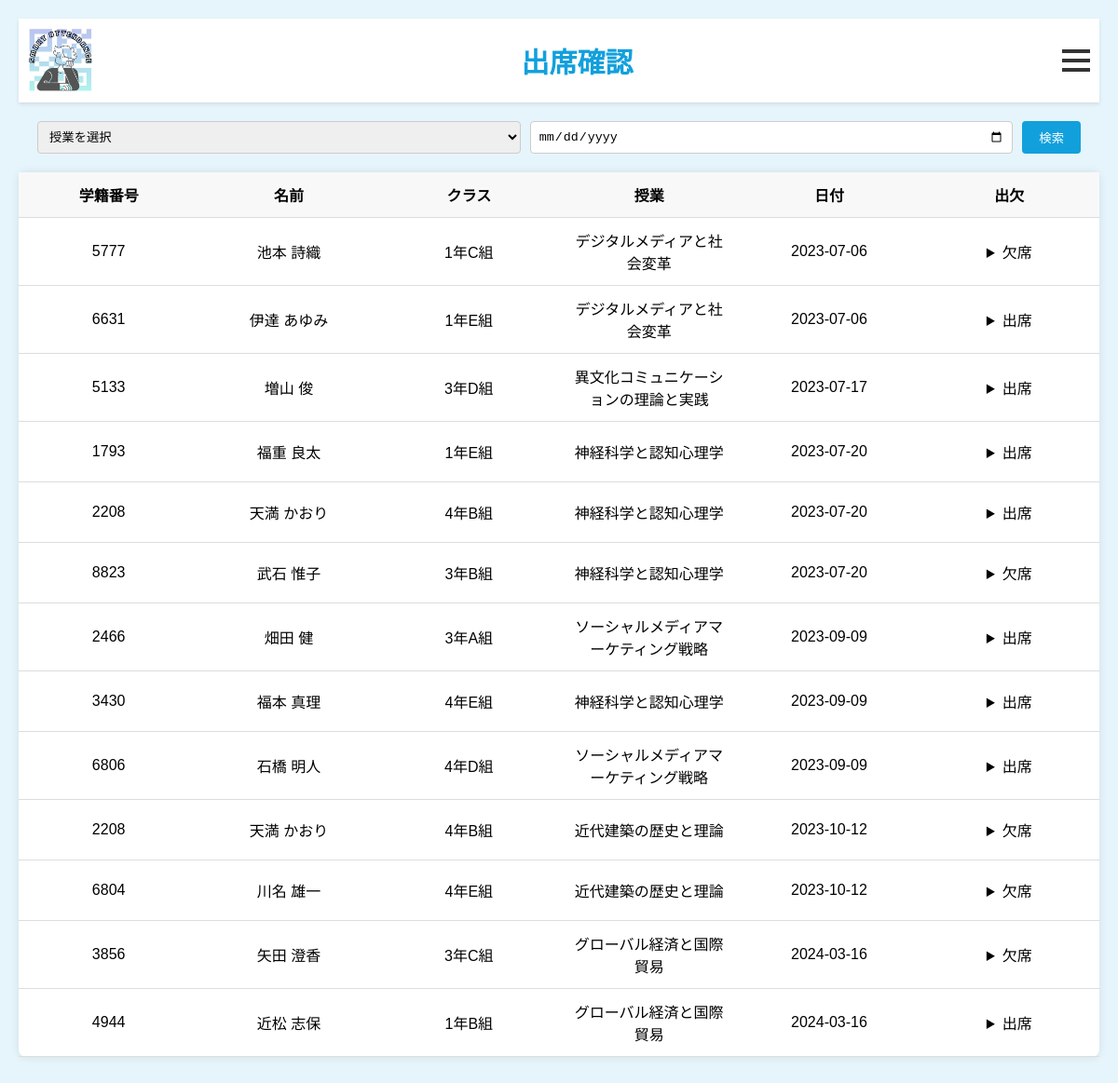
Page /attendance_check.php (signed in) on the earlier database version.
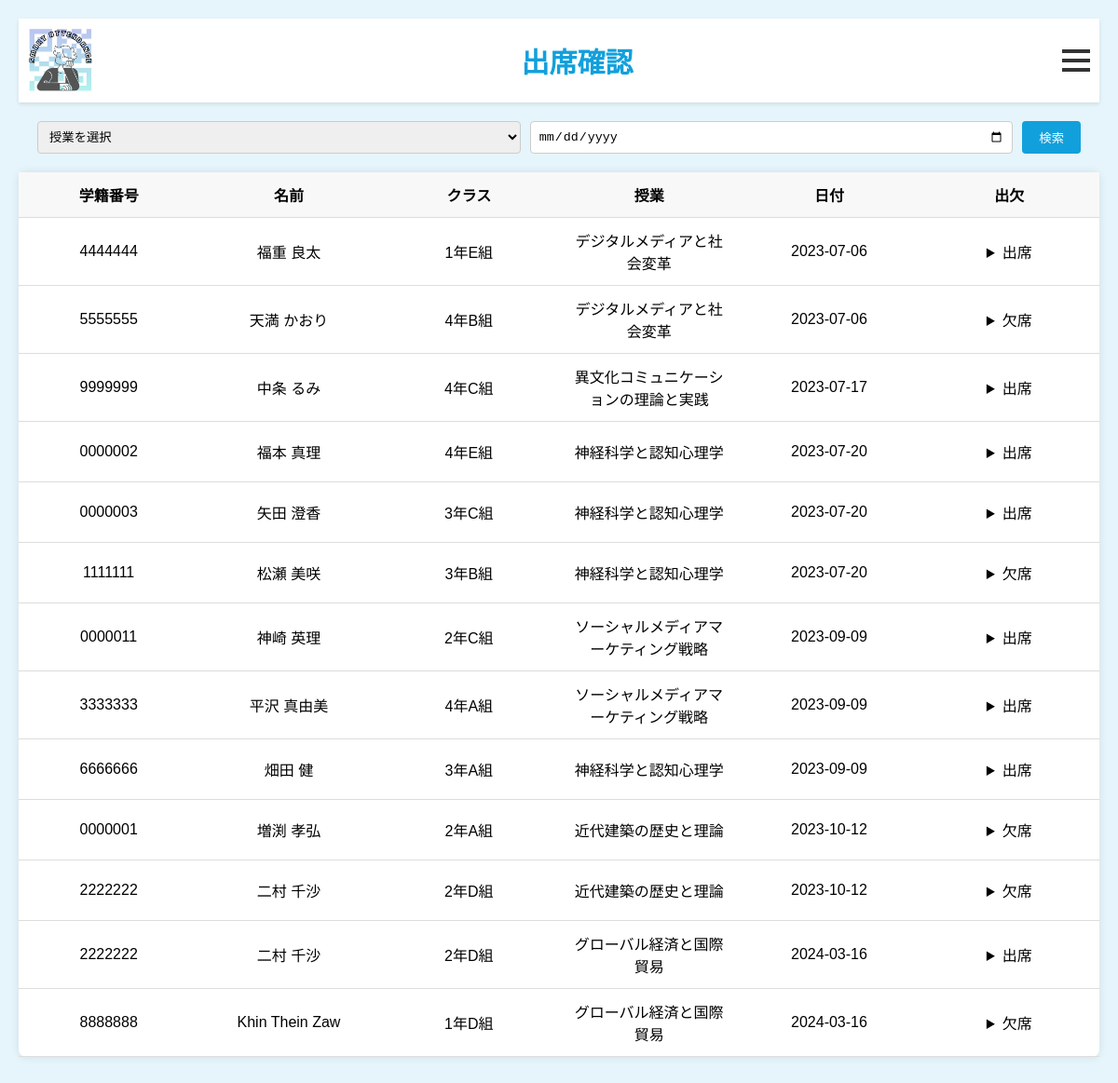
Same page on the later database version.
### tables this page shows
CREATE TABLE ATTENDANCEDETAIL (
    HEADER_NO   INT,                     
    STUDENT     CHAR(7),                     
    CAMERA      INT,                     
    CAMERA_TIME TIME,                    
    QR          INT,                     
    QR_TIME     TIME,                    

     
    FOREIGN KEY (HEADER_NO) REFERENCES ATTENDANCEHEADER(HEADER_NO),
    FOREIGN KEY (STUDENT) REFERENCES STUDENT(STUDENT_NO)
);

CREATE TABLE STUDENT (
    STUDENT_NO  CHAR(7) PRIMARY KEY,         
    CLASS       INT NOT NULL,            
    SNAME       VARCHAR(50) NOT NULL,    
    FACE_IMAGE     VARCHAR(255) NOT NULL,                     

     
    FOREIGN KEY (CLASS) REFERENCES CLASS(CLASS_NO)
);

CREATE TABLE CLASS (
    CLASS_NO    INT PRIMARY KEY,         
    CNAME       VARCHAR(10) NOT NULL,    

     
    UNIQUE(CNAME)
);

CREATE TABLE SUBJECT (
    SUBJECT_NO  INT PRIMARY KEY,         
    SNAME        VARCHAR(50) NOT NULL,    
    LEADER      INT NOT NULL,            
    SUBJECT_URL VARCHAR(1000) NOT NULL,  

     
    FOREIGN KEY (LEADER) REFERENCES TEACHER(TEACHER_NO)
);

CREATE TABLE ATTENDANCEHEADER (
    HEADER_NO   INT PRIMARY KEY,         
    SUBJECT     INT,                     
    TEACHER     INT,                     
    CLASS       INT,                     
    LESSON_DATE DATE,                    

     
    FOREIGN KEY (SUBJECT) REFERENCES SUBJECT(SUBJECT_NO),
    FOREIGN KEY (TEACHER) REFERENCES TEACHER(TEACHER_NO),
    FOREIGN KEY (CLASS) REFERENCES CLASS(CLASS_NO)
);

### attendance_check.php (the view, shortened to what this page needs)
<?php
$host = 'localhost';
$dbname = 'teamb';
$username = 'test';
$password = 'test';
$conn = new mysqli($host, $username, $password, $dbname);
try {
  $attend_sql = "SELECT DETAIL.STUDENT AS STUDENT, DETAIL.CAMERA AS CAMERA, DETAIL.CAMERA_TIME AS CTIME, DETAIL.QR AS QR, DETAIL.QR_TIME AS QTIME, STU.SNAME AS NAME, C.CNAME AS CLASS, SUB.SNAME AS SUBJECT, HEADER.LESSON_DATE AS DATE
  FROM ATTENDANCEDETAIL AS DETAIL LEFT JOIN STUDENT AS STU ON (DETAIL.STUDENT = STU.STUDENT_NO)
  LEFT JOIN CLASS AS C ON (STU.CLASS = C.CLASS_NO)
  LEFT JOIN ATTENDANCEHEADER AS HEADER ON (DETAIL.HEADER_NO = HEADER.HEADER_NO)
  LEFT JOIN SUBJECT AS SUB ON (HEADER.SUBJECT = SUB.SUBJECT_NO)";
  $where = " WHERE 1=1";
  $order = " ORDER BY HEADER.LESSON_DATE, DETAIL.STUDENT";
  $stmt = $conn->prepare($attend_sql . $where . $order);
  $stmt->execute();
  $result = $stmt->get_result();
} catch (Exception $e) {
  echo $e;
}
?>
<!DOCTYPE html>
<html lang="ja">
<head>
  <link rel="stylesheet" href="./Styles/attendance_check.css">
</head>
<body>
  <header>
    <img src="images/logo1.jpg" alt="logo">
    <div class="header-content">
      <h1 class="header-title">出席確認</h1>
      <div class="drawer">
        <label for="drawer-check" class="drawer-open"><span></span></label>
      </div>
    </div>
  </header>
  <form action="./attendance_check.php" class="search-form" name="search" method="POST">
    <select name="subject" class="select">
      <option value="">授業を選択</option>
    </select>
    <input type="date" class="select" name="date" value="">
    <button type="submit" class="search-button">検索</button>
  </form>
  <table>
    <tr>
      <th>学籍番号</th>
      <th>名前</th>
      <th>クラス</th>
      <th>授業</th>
      <th>日付</th>
      <th>出欠</th>
    </tr>
    <?php foreach ($result as $r): ?>
      <tr>
        <td><?= htmlspecialchars($r['STUDENT']) ?></td>
        <td><?= htmlspecialchars($r['NAME']) ?></td>
        <td><?= htmlspecialchars($r['CLASS']) ?></td>
        <td class="subject"><?= htmlspecialchars($r['SUBJECT']) ?></td>
        <td><?= $r['DATE'] ?></td>
        <td>
          <details>
            <summary>
              <?php if ($r['CTIME'] != null && $r['QTIME'] != null) {
                echo '出席';
              } else {
                echo '欠席';
              } ?>
            </summary>
          </details>
        </td>
      </tr>
    <?php endforeach ?>
  </table>
</body>
</html>

### Styles/attendance_check.css (style rules this page uses)
* { margin: 0; padding: 0; box-sizing: border-box; }
header img { vertical-align: middle; max-height: 70px; max-width: 200px; width: auto; height: auto; margin: 0; }
details { border-radius: 4px; padding: 0.5em 0.5em 0; }
summary { margin: -0.5em -0.5em 0; padding: 0.5em; }

Differences in the rows shown:
removed attendancedetail: STUDENT "5777", STUDENT.SNAME "池本 詩織", class.CNAME "1年C組", subject.SNAME "デジタルメディアと社会変革", HEADER_NO.LESSON_DATE "2023-07-06", CAMERA_TIME "欠席"
removed attendancedetail: STUDENT "6631", STUDENT.SNAME "伊達 あゆみ", class.CNAME "1年E組", subject.SNAME "デジタルメディアと社会変革", HEADER_NO.LESSON_DATE "2023-07-06", CAMERA_TIME "出席"
removed attendancedetail: STUDENT "5133", STUDENT.SNAME "増山 俊", class.CNAME "3年D組", subject.SNAME "異文化コミュニケーションの理論と実践", HEADER_NO.LESSON_DATE "2023-07-17", CAMERA_TIME "出席"
removed attendancedetail: STUDENT "1793", STUDENT.SNAME "福重 良太", class.CNAME "1年E組", subject.SNAME "神経科学と認知心理学", HEADER_NO.LESSON_DATE "2023-07-20", CAMERA_TIME "出席"
removed attendancedetail: STUDENT "2208", STUDENT.SNAME "天満 かおり", class.CNAME "4年B組", subject.SNAME "神経科学と認知心理学", HEADER_NO.LESSON_DATE "2023-07-20", CAMERA_TIME "出席"
removed attendancedetail: STUDENT "8823", STUDENT.SNAME "武石 惟子", class.CNAME "3年B組", subject.SNAME "神経科学と認知心理学", HEADER_NO.LESSON_DATE "2023-07-20", shows "欠席"
removed attendancedetail: STUDENT "2466", STUDENT.SNAME "畑田 健", class.CNAME "3年A組", subject.SNAME "ソーシャルメディアマーケティング戦略", HEADER_NO.LESSON_DATE "2023-09-09", CAMERA_TIME "出席"
removed attendancedetail: STUDENT "3430", STUDENT.SNAME "福本 真理", class.CNAME "4年E組", subject.SNAME "神経科学と認知心理学", HEADER_NO.LESSON_DATE "2023-09-09", CAMERA_TIME "出席"
removed attendancedetail: STUDENT "6806", STUDENT.SNAME "石橋 明人", class.CNAME "4年D組", subject.SNAME "ソーシャルメディアマーケティング戦略", HEADER_NO.LESSON_DATE "2023-09-09", CAMERA_TIME "出席"
removed attendancedetail: STUDENT "2208", STUDENT.SNAME "天満 かおり", class.CNAME "4年B組", subject.SNAME "近代建築の歴史と理論", HEADER_NO.LESSON_DATE "2023-10-12", CAMERA_TIME "欠席"
removed attendancedetail: STUDENT "6804", STUDENT.SNAME "川名 雄一", class.CNAME "4年E組", subject.SNAME "近代建築の歴史と理論", HEADER_NO.LESSON_DATE "2023-10-12", CAMERA_TIME "欠席"
removed attendancedetail: STUDENT "3856", STUDENT.SNAME "矢田 澄香", class.CNAME "3年C組", subject.SNAME "グローバル経済と国際貿易", HEADER_NO.LESSON_DATE "2024-03-16", shows "欠席"
removed attendancedetail: STUDENT "4944", STUDENT.SNAME "近松 志保", class.CNAME "1年B組", subject.SNAME "グローバル経済と国際貿易", HEADER_NO.LESSON_DATE "2024-03-16", CAMERA_TIME "出席"
added attendancedetail: STUDENT "4444444", STUDENT.SNAME "福重 良太", class.CNAME "1年E組", subject.SNAME "デジタルメディアと社会変革", HEADER_NO.LESSON_DATE "2023-07-06", CAMERA_TIME "出席"
added attendancedetail: STUDENT "5555555", STUDENT.SNAME "天満 かおり", class.CNAME "4年B組", subject.SNAME "デジタルメディアと社会変革", HEADER_NO.LESSON_DATE "2023-07-06", CAMERA_TIME "欠席"
added attendancedetail: STUDENT "9999999", STUDENT.SNAME "中条 るみ", class.CNAME "4年C組", subject.SNAME "異文化コミュニケーションの理論と実践", HEADER_NO.LESSON_DATE "2023-07-17", CAMERA_TIME "出席"
added attendancedetail: STUDENT "0000002", STUDENT.SNAME "福本 真理", class.CNAME "4年E組", subject.SNAME "神経科学と認知心理学", HEADER_NO.LESSON_DATE "2023-07-20", CAMERA_TIME "出席"
added attendancedetail: STUDENT "0000003", STUDENT.SNAME "矢田 澄香", class.CNAME "3年C組", subject.SNAME "神経科学と認知心理学", HEADER_NO.LESSON_DATE "2023-07-20", CAMERA_TIME "出席"
added attendancedetail: STUDENT "1111111", STUDENT.SNAME "松瀬 美咲", class.CNAME "3年B組", subject.SNAME "神経科学と認知心理学", HEADER_NO.LESSON_DATE "2023-07-20", shows "欠席"
added attendancedetail: STUDENT "0000011", STUDENT.SNAME "神崎 英理", class.CNAME "2年C組", subject.SNAME "ソーシャルメディアマーケティング戦略", HEADER_NO.LESSON_DATE "2023-09-09", CAMERA_TIME "出席"
added attendancedetail: STUDENT "3333333", STUDENT.SNAME "平沢 真由美", class.CNAME "4年A組", subject.SNAME "ソーシャルメディアマーケティング戦略", HEADER_NO.LESSON_DATE "2023-09-09", CAMERA_TIME "出席"
added attendancedetail: STUDENT "6666666", STUDENT.SNAME "畑田 健", class.CNAME "3年A組", subject.SNAME "神経科学と認知心理学", HEADER_NO.LESSON_DATE "2023-09-09", CAMERA_TIME "出席"
added attendancedetail: STUDENT "0000001", STUDENT.SNAME "増渕 孝弘", class.CNAME "2年A組", subject.SNAME "近代建築の歴史と理論", HEADER_NO.LESSON_DATE "2023-10-12", CAMERA_TIME "欠席"
added attendancedetail: STUDENT "2222222", STUDENT.SNAME "二村 千沙", class.CNAME "2年D組", subject.SNAME "近代建築の歴史と理論", HEADER_NO.LESSON_DATE "2023-10-12", CAMERA_TIME "欠席"
added attendancedetail: STUDENT "2222222", STUDENT.SNAME "二村 千沙", class.CNAME "2年D組", subject.SNAME "グローバル経済と国際貿易", HEADER_NO.LESSON_DATE "2024-03-16", CAMERA_TIME "出席"
added attendancedetail: STUDENT "8888888", STUDENT.SNAME "Khin Thein Zaw", class.CNAME "1年D組", subject.SNAME "グローバル経済と国際貿易", HEADER_NO.LESSON_DATE "2024-03-16", shows "欠席"
